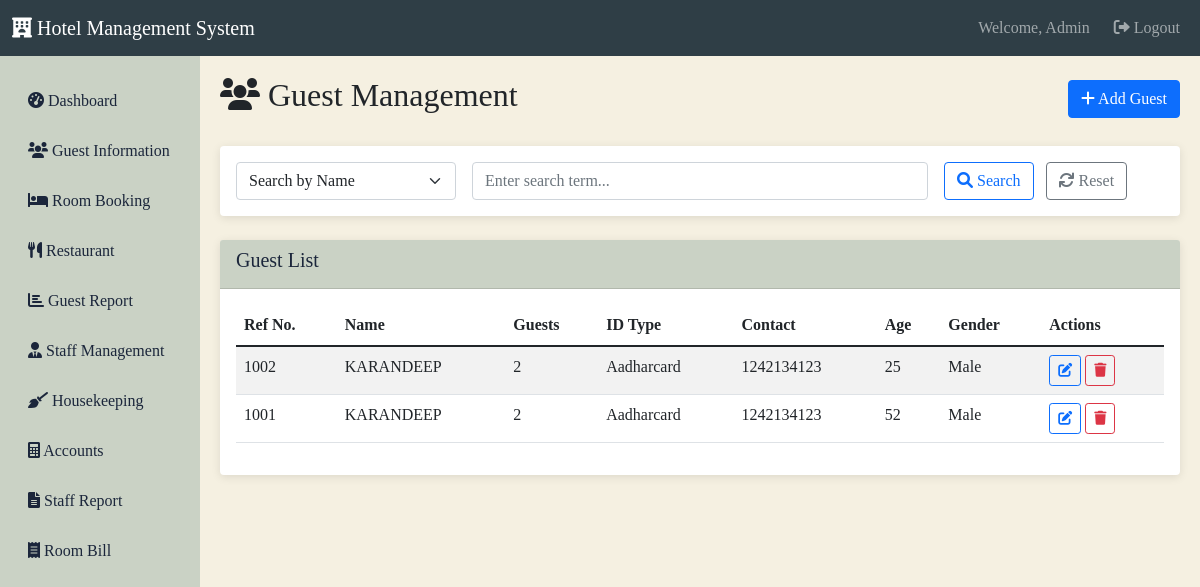
/guest/ (signed in), run on the app's committed database.
### tables this page shows
CREATE TABLE admin_emp (
            id INTEGER PRIMARY KEY AUTOINCREMENT,
            name TEXT NOT NULL,
            emp_id TEXT UNIQUE NOT NULL,
            department TEXT NOT NULL,
            type TEXT NOT NULL,
            password TEXT NOT NULL
        );

CREATE TABLE guest (
            ref INTEGER PRIMARY KEY,
            name TEXT NOT NULL,
            guest INTEGER NOT NULL,
            id_type TEXT NOT NULL,
            id_no TEXT NOT NULL,
            gender TEXT NOT NULL,
            age TEXT NOT NULL,
            contact TEXT NOT NULL,
            address TEXT NOT NULL,
            images TEXT
        );

### routes/guest.py (the view)
@guest_bp.route('/')
@login_required
def index():
    guests = Guest.get_all()
    return render_template('guest/index.html', guests=guests)

### app.py (called while the page is built)
@login_manager.user_loader
def load_user(user_id):
    from models import User
    return User.get(user_id)

### database.py (called while the page is built)
def get_db():
    conn = sqlite3.connect(Config.DATABASE_PATH)
    conn.row_factory = sqlite3.Row
    return conn

### models.py (called while the page is built)
    @staticmethod
    def get(user_id):
        conn = get_db()
        cursor = conn.cursor()
        cursor.execute('SELECT * FROM admin_emp WHERE id = ?', (user_id,))
        user_data = cursor.fetchone()
        conn.close()
        if user_data:
            return User(
                id=user_data['id'],
                name=user_data['name'],
                emp_id=user_data['emp_id'],
                department=user_data['department'],
                user_type=user_data['type']
            )
        return None

    @staticmethod
    def get_all():
        conn = get_db()
        cursor = conn.cursor()
        cursor.execute('SELECT * FROM guest ORDER BY ref DESC')
        guests = cursor.fetchall()
        conn.close()
        return guests

### templates/guest/index.html (shortened to what this page needs)
{% extends "base.html" %}
{% block content %}
<div class="d-flex justify-content-between align-items-center mb-4">
    <h2><i class="fas fa-users"></i> Guest Management</h2>
    <a href="{{ url_for('guest.add') }}" class="btn btn-primary">
        <i class="fas fa-plus"></i> Add Guest
    </a>
</div>
<div class="card mb-4">
    <div class="card-body">
        <form method="GET" action="{{ url_for('guest.search') }}" class="row g-3">
            <div class="col-md-3">
                <select class="form-select" name="type">
                    <option value="name" {% if search_type == 'name' %}selected{% endif %}>Search by Name</option>
                </select>
            </div>
            <div class="col-md-6">
                <input type="text" class="form-control" name="q" placeholder="Enter search term..." value="{{ search_query or '' }}">
            </div>
            <div class="col-md-3">
                <button type="submit" class="btn btn-outline-primary me-2">
                    <i class="fas fa-search"></i> Search
                </button>
                <a href="{{ url_for('guest.index') }}" class="btn btn-outline-secondary">
                    <i class="fas fa-refresh"></i> Reset
                </a>
            </div>
        </form>
    </div>
</div>
<div class="card">
    <div class="card-header">
        <h5>Guest List</h5>
    </div>
    <div class="card-body">
        <div class="table-responsive">
            <table class="table table-striped">
                <thead>
                    <tr>
                        <th>Ref No.</th>
                        <th>Name</th>
                        <th>Guests</th>
                        <th>ID Type</th>
                        <th>Contact</th>
                        <th>Age</th>
                        <th>Gender</th>
                        <th>Actions</th>
                    </tr>
                </thead>
                <tbody>
                    {% for guest in guests %}
                    <tr>
                        <td>{{ guest.ref }}</td>
                        <td>{{ guest.name }}</td>
                        <td>{{ guest.guest }}</td>
                        <td>{{ guest.id_type }}</td>
                        <td>{{ guest.contact }}</td>
                        <td>{{ guest.age }}</td>
                        <td>{{ guest.gender }}</td>
                        <td>
                            <a href="{{ url_for('guest.edit', ref=guest.ref) }}" class="btn btn-sm btn-outline-primary">
                                <i class="fas fa-edit"></i>
                            </a>
                            <a href="{{ url_for('guest.delete', ref=guest.ref) }}"
                               class="btn btn-sm btn-outline-danger"
                               onclick="return confirm('Are you sure you want to delete this guest?')">
                                <i class="fas fa-trash"></i>
                            </a>
                        </td>
                    </tr>
                    {% else %}
                    <tr>
                        <td colspan="8" class="text-center">No guests found</td>
                    </tr>
                    {% endfor %}
                </tbody>
            </table>
        </div>
    </div>
</div>
{% endblock %}

### templates/base.html (shortened to what this page needs)
<!DOCTYPE html>
<html lang="en">
<head>
    <link href="https://cdn.jsdelivr.net/npm/bootstrap@5.1.3/dist/css/bootstrap.min.css" rel="stylesheet">
    <link href="https://cdnjs.cloudflare.com/ajax/libs/font-awesome/6.0.0/css/all.min.css" rel="stylesheet">
</head>
<body>
    <nav class="navbar navbar-expand-lg navbar-dark">
        <div class="container-fluid">
            <a class="navbar-brand" href="{{ url_for('main.dashboard') }}">
                <i class="fas fa-hotel"></i> Hotel Management System
            </a>
            {% if current_user.is_authenticated %}
            <div class="navbar-nav ms-auto">
                <span class="navbar-text me-3">Welcome, {{ current_user.name }}</span>
                <a class="nav-link" href="{{ url_for('auth.logout') }}">
                    <i class="fas fa-sign-out-alt"></i> Logout
                </a>
            </div>
            {% else %}
            <div class="navbar-nav ms-auto">
                <a class="nav-link" href="{{ url_for('auth.login') }}">
                    <i class="fas fa-sign-in-alt"></i> Login
                </a>
            </div>
            {% endif %}
        </div>
    </nav>
    <div class="container-fluid">
        <div class="row">
            {% if current_user.is_authenticated %}
            <nav class="col-md-2 sidebar">
                <div class="nav flex-column">
                    <a class="nav-link" href="{{ url_for('main.dashboard') }}">
                        <i class="fas fa-tachometer-alt"></i> Dashboard
                    </a>
                    <a class="nav-link" href="{{ url_for('guest.index') }}">
                        <i class="fas fa-users"></i> Guest Information
                    </a>
                    <a class="nav-link" href="{{ url_for('room.booking') }}">
                        <i class="fas fa-bed"></i> Room Booking
                    </a>
                    <a class="nav-link" href="{{ url_for('restaurant.index') }}">
                        <i class="fas fa-utensils"></i> Restaurant
                    </a>
                    <a class="nav-link" href="{{ url_for('report.guest_report') }}">
                        <i class="fas fa-chart-bar"></i> Guest Report
                    </a>
                    {% if session.user_type == 'Admin' %}
                    <a class="nav-link" href="{{ url_for('staff.index') }}">
                        <i class="fas fa-user-tie"></i> Staff Management
                    </a>
                    {% endif %}
                    <a class="nav-link" href="{{ url_for('housekeeping.index') }}">
                        <i class="fas fa-broom"></i> Housekeeping
                    </a>
                    <a class="nav-link" href="{{ url_for('account.index') }}">
                        <i class="fas fa-calculator"></i> Accounts
                    </a>
                    {% if session.user_type == 'Admin' %}
                    <a class="nav-link" href="{{ url_for('report.staff_report') }}">
                        <i class="fas fa-file-alt"></i> Staff Report
                    </a>
                    {% endif %}
                    <a class="nav-link" href="{{ url_for('room.bill') }}">
                        <i class="fas fa-receipt"></i> Room Bill
                    </a>
                </div>
            </nav>
            <main class="col-md-10 content">
            {% else %}
            <main class="col-12 content">
            {% endif %}
                {% block content %}{% endblock %}
            </main>
        </div>
    </div>
</body>
</html>

### templates/base.html (style rules this page uses)
:root { --primary-color: #2f3e46; --secondary-color: #cad2c5; --accent-color: #f5f0e1; --text-color: #1b263b; }
body { background-color: var(--accent-color); font-family: 'Times New Roman', serif; }
.navbar { background-color: var(--primary-color) !important; }
.sidebar { background-color: var(--secondary-color); min-height: calc(100vh - 56px); padding-top: 20px; }
.sidebar .nav-link { color: var(--text-color); margin: 5px 0; border-radius: 5px; }
.content { padding: 20px; }
.card { border: none; box-shadow: 0 2px 10px rgba(0,0,0,0.1); }
.card-header { background-color: var(--secondary-color); color: var(--text-color); font-weight: bold; }

### data on the page
admin_emp: name "Admin"
guest: ref "1002", name "KARANDEEP", guest "2", id_type "Aadharcard", contact "1242134123", age "25", gender "Male"
guest: ref "1001", name "KARANDEEP", guest "2", id_type "Aadharcard", contact "1242134123", age "52", gender "Male"
